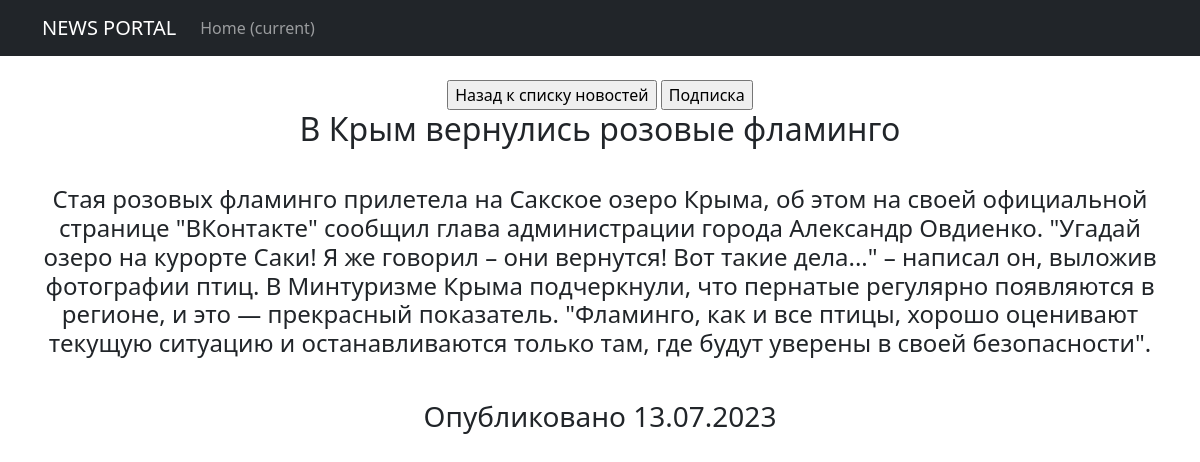
The app's page /news/44 with its own data.
### news/models.py (models this page shows, shortened)
class Post(models.Model):
    news = 'NW'
    article = 'AR'
    POST_TYPES_LIST = [
        (news, 'новость'),
        (article, 'статья')
    ]
    post_author = models.ForeignKey(Author, on_delete=models.CASCADE)
    post_type = models.CharField(max_length=2, choices=POST_TYPES_LIST, default=article)
    post_create_date = models.DateTimeField(auto_now_add=True)
    post_category = models.ManyToManyField(Category, through='PostCategory')
    post_header = models.CharField(max_length=128)
    post_text = models.TextField()
    post_rating = models.IntegerField(default=0)

### news/views.py (the view)
# urls.py: path('news/<int:pk>', PostDetail.as_view(), name='post_detail'),
class PostDetail(DetailView):
    model = Post
    template_name = 'new.html'
    context_object_name = 'post'
    queryset = Post.objects.all()
    def get_object(self, *args, **kwargs):  # переопределяем метод получения объекта, как ни странно
        obj = cache.get(f'post-{self.kwargs["pk"]}', None)  # кэш очень похож на словарь, и метод get действует так же.
        if not obj:
            obj = super().get_object(queryset=self.queryset)
            cache.set(f'post-{self.kwargs["pk"]}', obj)
            return obj

### templates/new.html (shortened to what this page needs)
{% extends 'flatpages/default.html' %}
{% load news_filters %}
{% block content %}
<br>
<input type="button" value="Назад к списку новостей" onClick='location.href="http://127.0.0.1:8000/news/"'>
<input type="button" value="Подписка" onClick='location.href="http://127.0.0.1:8000/subscriptions/"'>
<br>
<h2>{{ post.post_header }}</h2>
<h4><br>{{ post.post_text }}</h4>
<h3><br>Опубликовано {{ post.post_create_date|date:'d.m.Y' }}</h3>
{% endblock content %}

### records on screen
Post: post_header "В Крым вернулись розовые фламинго", post_text "Cтая розовых фламинго прилетела на Сакское озеро Крыма, об этом на своей официальной странице \"ВКонтакте\" сообщил глава администрации города Александр Овдиенко. \"Угадай озеро на курорте Саки! Я же говорил – они вернутся! Вот такие дела...\" – написал он, выложив фотографии птиц. В Минтуризме Крыма подчеркнули, что пернатые регулярно появляются в регионе, и это — прекрасный показатель. \"Фламинго, как и все птицы, хорошо оценивают текущую ситуацию и останавливаются только там, где будут уверены в своей безопасности\".", post_create_date "13.07.2023"
